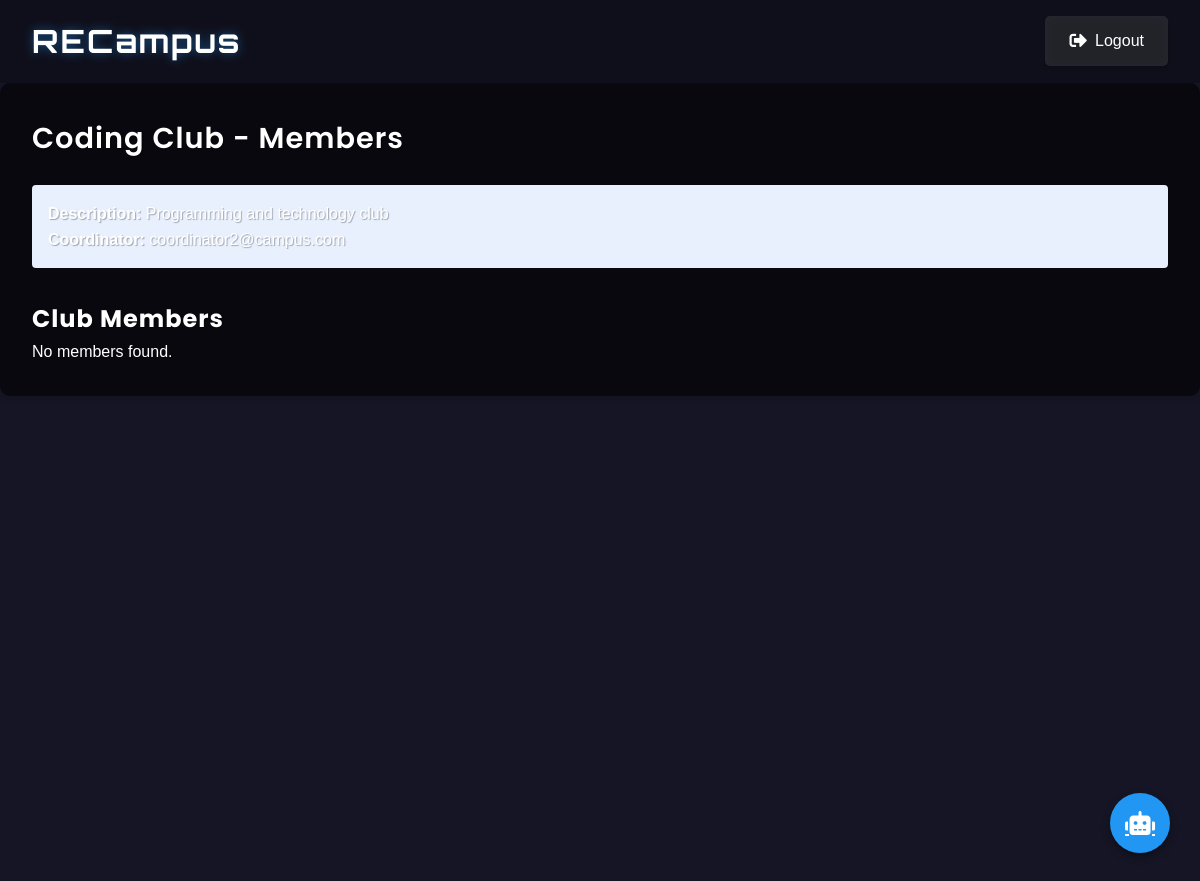
Screenshot of /club/2/members (signed in) with the database file from the repository.
### tables this page shows
CREATE TABLE club (
            id INTEGER PRIMARY KEY AUTOINCREMENT,
            name TEXT UNIQUE NOT NULL,
            description TEXT,
            coordinator_id INTEGER NOT NULL,
            created_at TIMESTAMP DEFAULT CURRENT_TIMESTAMP,
            FOREIGN KEY (coordinator_id) REFERENCES user (id)
        );

CREATE TABLE user (
            id INTEGER PRIMARY KEY AUTOINCREMENT,
            email TEXT UNIQUE NOT NULL,
            password TEXT NOT NULL,
            role TEXT NOT NULL
        );

### app.py (the view)
@app.route('/club/<int:club_id>/members')
def club_members(club_id):
    if 'user_id' not in session:
        flash('Please login first')
        return redirect(url_for('login'))
    db = get_db()
    cursor = db.cursor()
    club = cursor.execute('''
        SELECT
            club.*,
            user.email as coordinator_email
        FROM club
        JOIN user ON user.id = club.coordinator_id
        WHERE club.id = ?
    ''', (club_id,)).fetchone()
    if not club:
        flash('Club not found')
        return redirect(url_for('list_clubs'))
    if session['role'] == 'coordinator':
        is_coordinator = club['coordinator_id'] == session['user_id']
        if not is_coordinator:
            flash('You are not the coordinator of this club')
            return redirect(url_for('dashboard'))
    members = cursor.execute('''
        SELECT
            student.name,
            student.roll_number,
            student.department,
            club_member.role,
            club_member.joined_at
        FROM club_member
        JOIN student ON student.id = club_member.student_id
        WHERE club_member.club_id = ?
        ORDER BY
            CASE club_member.role
                WHEN 'president' THEN 1
                WHEN 'secretary' THEN 2
                WHEN 'member' THEN 3
            END,
            student.name
    ''', (club_id,)).fetchall()
    db.close()
    return render_template('club_members.html',
                         club=club,
                         members=members)

### app.py (called while the page is built)
def get_db():
    db = sqlite3.connect('campus_connect.db')
    db.row_factory = sqlite3.Row
    return db

### templates/club_members.html (shortened to what this page needs)
{% extends "base.html" %}
{% block content %}
<div class="card">
    <h1 class="card-title">{{ club.name }} - Members</h1>
    <div class="club-info">
        <p><strong>Description:</strong> {{ club.description }}</p>
        <p><strong>Coordinator:</strong> {{ club.coordinator_email }}</p>
    </div>
    <div class="members-list">
        <h2>Club Members</h2>
        {% if members %}
            <table>
                <thead>
                    <tr>
                        <th>Name</th>
                        <th>Roll Number</th>
                        <th>Department</th>
                        <th>Role</th>
                        <th>Joined On</th>
                    </tr>
                </thead>
                <tbody>
                    {% for member in members %}
                    <tr>
                        <td>{{ member.name }}</td>
                        <td>{{ member.roll_number }}</td>
                        <td>{{ member.department }}</td>
                        <td><span class="role-badge role-{{ member.role }}">{{ member.role }}</span></td>
                        <td>{{ member.joined_at }}</td>
                    </tr>
                    {% endfor %}
                </tbody>
            </table>
        {% else %}
            <p>No members found.</p>
        {% endif %}
    </div>
</div>
{% endblock %}

### static/css/style.css (style rules this page uses)
:root { --primary-color: #1a73e8; --primary-dark: #1557b0; --primary-light: #e8f0fe; --background-color: #f8f9fa; --text-color: #202124; --border-color: #dadce0; --hover-color: #f1f3f4; --success-color: #34a853; --danger-color: #ea4335; --warning-color: #fbbc04; }
* { margin: 0; padding: 0; box-sizing: border-box; }
body { font-family: 'Segoe UI', Tahoma, Geneva, Verdana, sans-serif; background-color: var(--background-color); color: var(--text-color); line-height: 1.6; min-height: 100vh; }
.card { background-color: white; border-radius: 12px; box-shadow: 0 4px 12px rgba(0,0,0,0.05); padding: 2rem; margin-bottom: 2rem; transition: transform 0.3s ease; }
.card-title { font-size: 1.8rem; color: var(--primary-color); margin-bottom: 1.5rem; font-weight: 600; }

### templates/club_members.html (style rules this page uses)
.club-info { margin: 1rem 0; padding: 1rem; background: var(--primary-light); border-radius: 4px; }
.members-list { margin-top: 2rem; }

### rows the page displays
club: name "Coding Club", description "Programming and technology club"
user: coordinator_email "coordinator2@campus.com"
